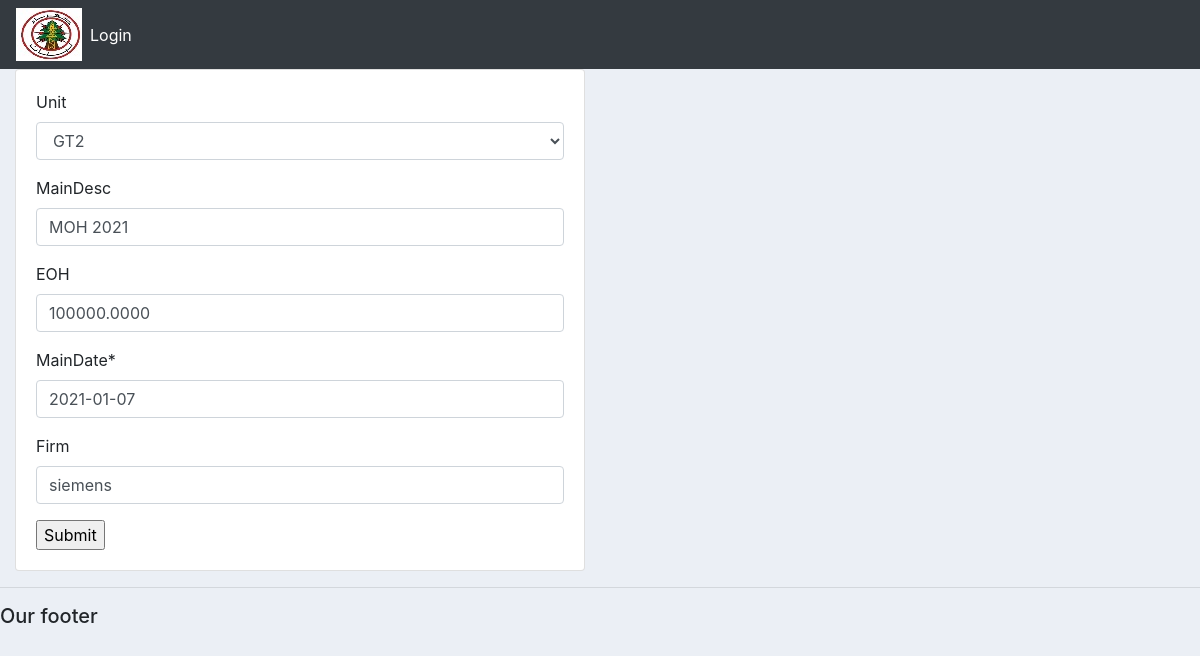
The page /update_main/2/ on the database its author committed.
### mainapp/models.py (models this page shows)
class Maintenance(models.Model):
    unit = models.CharField(max_length=5, blank=1, null=True, choices=[('GT1','GT1'),('GT2', 'GT2'),('ST', 'ST')] )
    MainDesc = models.CharField(max_length=100, blank=True, null=True)
    EOH = models.DecimalField(decimal_places=4, max_digits=10, blank=True, null=True)
    MainDate = models.DateField(null=True)
    Firm = models.CharField(max_length=100, blank= True, null=True)

### mainapp/views.py (the view)
# urls.py: path('update_main/<str:pk>/', views.updatemain, name="update_main"),
def updatemain(request, pk):
	curritem = Maintenance.objects.get(id=pk)
	form = MainForm(instance=curritem)
	if request.method == 'POST':
		form = MainForm(request.POST, instance=curritem)
		if form.is_valid():
			form.save()
			return redirect('/')
	context = {'form':form}
	return render(request, 'mainapp/main_form.html', context)

### mainapp/Forms.py
class MainForm(forms.ModelForm):
    class Meta :
        model = Maintenance
        fields = '__all__'

### mainapp/Templates/mainapp/Main_form.html (shortened to what this page needs)
{%  extends 'mainapp/Base.html' %}
{% load static %}
{% block content %}
{% load crispy_forms_tags%}
<div class="row">
	<div class="col-md-6">
		<div class="card card-body">
			<form action="" method="POST">
				{{form|crispy}}
				<input type="submit" name="Submit">
			</form>
		</div>
	</div>
</div>
{% endblock %}

### mainapp/static/css/main.css (style rules this page uses)
body { background-color: #ebeff5; }

### rows shown on the page
Maintenance: unit "GT2", MainDesc "MOH 2021", EOH "100000.0000", MainDate "2021-01-07", Firm "siemens"
